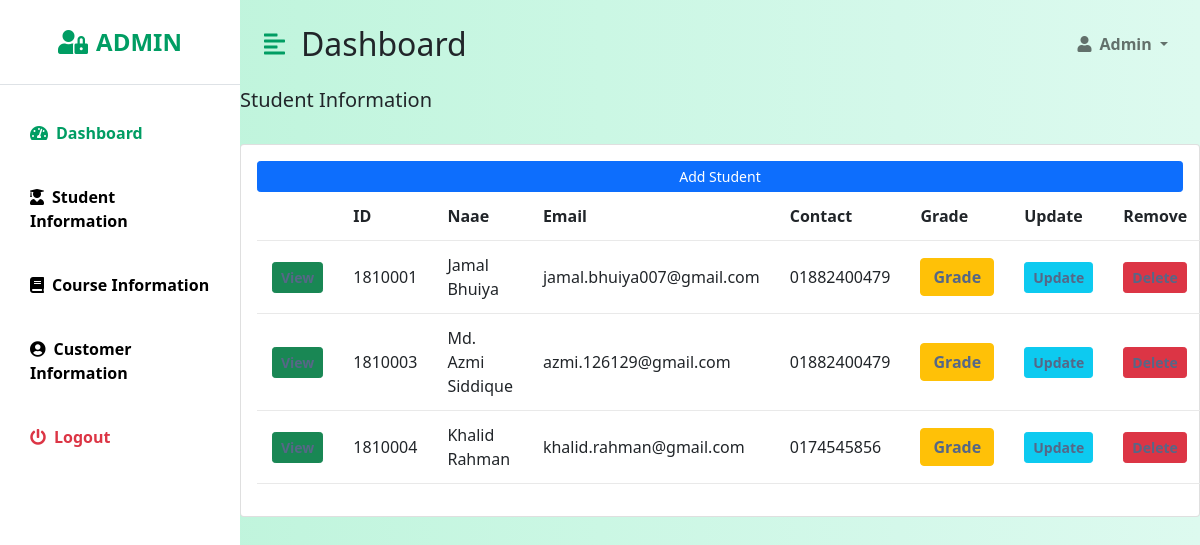
Page /viewstudent/ on the committed database.
### ekyc/models.py (models this page shows, shortened)
class Student(models.Model):
    STUDENT_TYPE = (
        ('Undergraduate', 'Undergraduate'),
        ('Graduate', 'Graduate'),
    )
    GENDER = (
        ('Male', 'Male'),
        ('Female', 'Female'),
        ('Others', 'Others'),
    )
    CITY = (
        ('Dhaka', 'Dhaka'),
        ('Chittagong', 'Chittagong'),
        ('Khulna', 'Khulna'),
        ('Rajshahi', 'Rajshahi'),
        ('Sylhet', 'Sylhet'),
        ('Mymensingh', 'Mymensingh'),
        ('Barisal', 'Barisal'),
        ('Rangpur', 'Rangpur'),
        ('Comilla', 'Comilla'),
        ('Narayanganj', 'Narayanganj'),
        ('Gazipur', 'Gazipur'),
    )
    BG = (
        ('A+', 'A+'),
        ('A-', 'A-'),
        ('B+', 'B+'),
        ('B-', 'B-'),
        ('O+', 'O+'),
        ('O-', 'O-'),
        ('AB+', 'AB+'),
        ('AB-', 'AB-'),
    )
    file = models.FileField(null = True)
    student_type = models.CharField(max_length=50, choices=STUDENT_TYPE, null=True)
    name = models.CharField(max_length=50, null=True)
    email = models.EmailField(null=True)
    contact = models.CharField(max_length=50, null=True)
    gender = models.CharField(max_length=50, choices=GENDER, null=True)
    nid = models.CharField(max_length=50, null=True)
    dob = models.CharField(max_length=50, null=True)
    present_address = models.CharField(max_length=50, null=True)
    permanent_address = models.CharField(max_length=50, null=True)
    city = models.CharField(max_length=50, choices=CITY, null=True)
    zip = models.CharField(max_length=50, null=True)
    hight = models.CharField(max_length=50, null=True)
    weight = models.CharField(max_length=50, null=True)
    bg = models.CharField(max_length=50, null=True, choices=BG)
    medical_records = models.CharField(max_length=50, null=True)
    father_name = models.CharField(max_length=50, null=True)
    mother_name = models.CharField(max_length=50, null=True)
    father_contact = models.CharField(max_length=50, null=True)
    mother_contact = models.CharField(max_length=50, null=True)
    parents_address = models.CharField(max_length=50, null=True)
    parents_finantial_info = models.CharField(max_length=50, null=True)

### ekyc/views.py (the view)
# urls.py: path('viewstudent/',views.ViewStudent,name='viewstudent'),
def ViewStudent(request):
    student = Student.objects.all()
    return render(request,'student_info.html', {'student':student})

### templates/student_info.html (shortened to what this page needs)
{% load static %}
<!DOCTYPE html>
<html lang="en">
<head>
    <link href="https://cdn.jsdelivr.net/npm/bootstrap@5.0.0-beta3/dist/css/bootstrap.min.css" rel="stylesheet" />
    <link rel="stylesheet" href="https://cdnjs.cloudflare.com/ajax/libs/font-awesome/5.15.3/css/all.min.css" />
    <link rel="stylesheet" href="/static/styles.css" />
</head>
<body>
    <div class="d-flex" id="wrapper">
        <div class="bg-white" id="sidebar-wrapper">
            <div class="sidebar-heading text-center py-4 primary-text fs-4 fw-bold text-uppercase border-bottom"><i
                    class="fas fa-user-lock me-2"></i>Admin</div>
            <div class="list-group list-group-flush my-3">
                <a href="{% url 'dashboard' %}" class="list-group-item list-group-item-action bg-transparent second-text active"><i
                        class="fas fa-tachometer-alt me-2"></i>Dashboard</a>
                    <a href="{% url 'viewstudent' %}" class="list-group-item list-group-item-action bg-transparent second-text fw-bold"><i
                        class="fas fa-user-graduate me-2"></i>Student Information</a>
                    <a href="{% url 'viewcourse' %}" class="list-group-item list-group-item-action bg-transparent second-text fw-bold"><i
                        class="fas fa-book me-2"></i>Course Information</a>
                    <a href="{% url 'viewcustomer' %}" class="list-group-item list-group-item-action bg-transparent second-text fw-bold"><i
                        class="fas fa-user-circle me-2"></i>Customer Information</a>
                <a href="{% url 'logout' %}" class="list-group-item list-group-item-action bg-transparent text-danger fw-bold"><i
                        class="fas fa-power-off me-2"></i>Logout</a>
            </div>
        </div>
        <div id="page-content-wrapper">
            <nav class="navbar navbar-expand-lg navbar-light bg-transparent py-4 px-4">
                <div class="d-flex align-items-center">
                    <i class="fas fa-align-left primary-text fs-4 me-3" id="menu-toggle"></i>
                    <h2 class="fs-2 m-0">Dashboard</h2>
                </div>
                <div class="collapse navbar-collapse" id="navbarSupportedContent">
                    <ul class="navbar-nav ms-auto mb-2 mb-lg-0">
                        <li class="nav-item dropdown">
                            <a class="nav-link dropdown-toggle second-text fw-bold" href="#" id="navbarDropdown"
                                role="button" data-bs-toggle="dropdown" aria-expanded="false">
                                <i class="fas fa-user me-2"></i>Admin
                            </a>
                        </li>
                    </ul>
                </div>
            </nav>
           <div class = "row">
               <div class ="col-md-20">
                   <h5>Student Information</h5>
                   <br>
                   <div class = "card card-body">
                       <a class = "btn btn-primary btn-sm btn-block" href = "{% url 'addstudent' %}">Add Student</a>
                       <table class = "table table-sm">
                           <tr>
                                <th></th>
                               <th>ID</th>
                               <th>Naae</th>
                               <th>Email</th>
                               <th>Contact</th>
                               <th>Grade</th>
                               <th>Update</th>
                               <th>Remove</th>
                           </tr>
                            {% for i in student %}
                            <tr>
                                <td><a class ="btn btn-sm btn-success" href="{% url 'st_details' i.id %}">View</a></th>
                                <td>{{i.id}}</td>
                                <td>{{i.name}}</td>
                                <td>{{i.email}}</td>
                                <td>{{i.contact}}</td>
                                <td><a class="btn btn-warning" href="#">Grade</a></td>
                                <td><a class ="btn btn-sm btn-info" href="{% url 'updatestudent' i.id %}">Update</a></td>
                                <td><a class ="btn btn-sm btn-danger" href="/deletestudent/{{i.id}}">Delete</a></td>
                            </tr>
                            {% endfor%}
                        </table>
                    </div>
                </div>
            </div>
            </div>
        </div>
</body>
</html>

### static/styles.css (style rules this page uses)
:root { --main-bg-color: wheat; --main-text-color: #009d63; --second-text-color: black; --second-bg-color: wheat; }
.primary-text { color: var(--main-text-color); }
.second-text { color: var(--second-text-color); }
#wrapper { overflow-x: hidden; background-image: linear-gradient( to right, #baf3d7, #c2f5de, #cbf7e4, #d4f8ea, #ddfaef); }
#sidebar-wrapper { min-height: 100vh; margin-left: -15rem; -webkit-transition: margin 0.25s ease-out; -moz-transition: margin 0.25s ease-out; -o-transition: margin 0.25s ease-out; transition: margin 0.25s ease-out; }
#sidebar-wrapper .sidebar-heading { padding: 0.875rem 1.25rem; font-size: 1.2rem; }
#sidebar-wrapper .list-group { width: 15rem; }
#page-content-wrapper { min-width: 100vw; }
#menu-toggle { cursor: pointer; }
.list-group-item { border: none; padding: 20px 30px; }
.list-group-item.active { background-color: transparent; color: var(--main-text-color); font-weight: bold; border: none; }
@media (min-width: 768px) { #sidebar-wrapper { margin-left: 0; } }
@media (min-width: 768px) { #page-content-wrapper { min-width: 0; width: 100%; } }
table.table tr th, table.table tr td { border-color: #e9e9e9; padding: 12px 15px; vertical-align: middle; }
table.table tr th:first-child { width: 60px; }
table.table tr th:last-child { width: 100px; }
table.table td a { font-weight: bold; color: #566787; display: inline-block; text-decoration: none; outline: none !important; }

### rows in the picture
Student: id "1810001", name "Jamal Bhuiya", email "jamal.bhuiya007@gmail.com", contact "01882400479"
Student: id "1810003", name "Md. Azmi Siddique", email "azmi.126129@gmail.com", contact "01882400479"
Student: id "1810004", name "Khalid Rahman", email "khalid.rahman@gmail.com", contact "0174545856"
